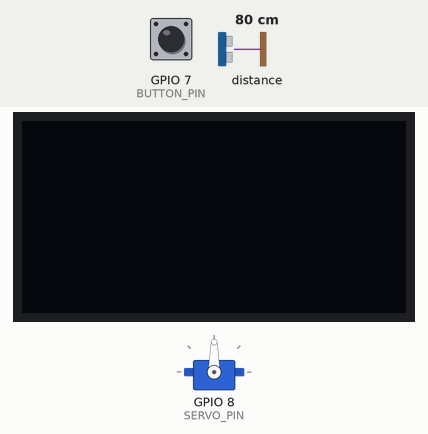
Simulated run of this sketch. Board: ESP32-S3. Parts: servo, 128×64 one-colour display. The test bench sets the inputs (shaded band); at power-on: GPIO 7 (BUTTON_PIN) HIGH, distance to the obstacle 80 cm. The echo pulse lasts 58.3 µs per cm; nothing arrives over Bluetooth unless stated; what the sketch prints to the serial monitor is not drawn.

Above: at 1.2 s.
1.3 s: GPIO 7 (BUTTON_PIN) pulled LOW for 0.15 s
At 2.6 s:
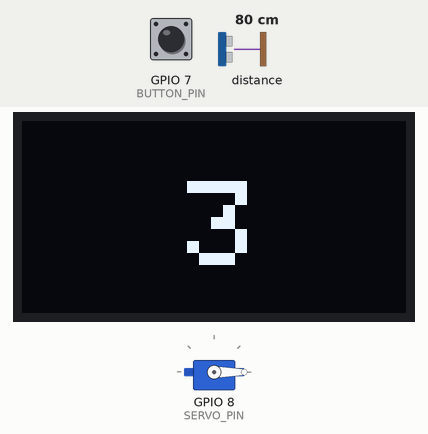
At 15.5 s:
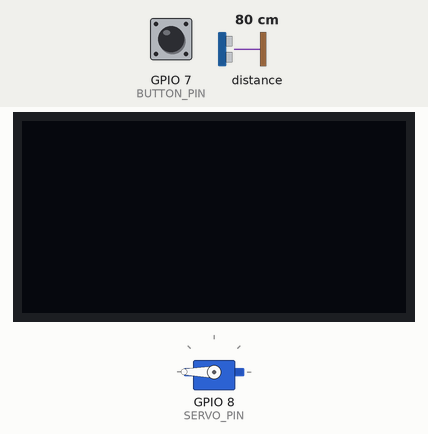
Timing chart, 0 to 17.0 s (numbered marks = the images above; inputs shaded):
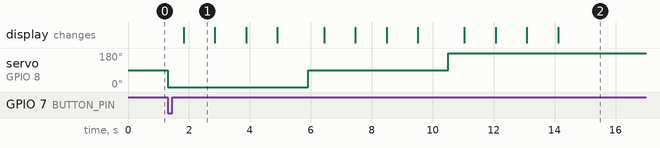

The sketch:

room_mapper.ino
```cpp
#include "BluetoothSerial.h"
#include <Servo.h>
#include <SPI.h>
#include <Adafruit_GFX.h>
#include <Adafruit_SSD1306.h>
#define TRIG_PIN 2
#define ECHO_PIN 0
Servo scanner;
#define SERVO_PIN 8
#define SCREEN_WIDTH 128
#define SCREEN_HEIGHT 64
BluetoothSerial SerialBT;
#define OLED_RST 6
#define OLED_DC 5
#define OLED_CS 4
#define BUTTON_PIN 7
float f0;
float f90;
float f180;


Adafruit_SSD1306 display(
    SCREEN_WIDTH,
    SCREEN_HEIGHT,
    &SPI,
    OLED_DC,
    OLED_RST,
    OLED_CS
);
void setup() {
  SerialBT.begin("RoomMapper");
  Serial.begin(115200);
  pinMode(BUTTON_PIN, INPUT_PULLUP);
  pinMode(TRIG_PIN, OUTPUT);
  pinMode(ECHO_PIN, INPUT);
  scanner.attach(SERVO_PIN);
  display.begin(SSD1306_SWITCHCAPVCC);
  display.clearDisplay();
  display.display();
}
void countdown(){


  for(int i = 3; i >= 1; i--) {

    display.clearDisplay();

    display.setTextSize(4);
    display.setCursor(55,20);

    display.println(i);

    display.display();

    delay(1000);
  }

  display.clearDisplay();
  display.display();
}
void loop(){
  if (digitalRead(BUTTON_PIN) == LOW) {
    scanmotor();
    Serial.print("0 degrees: ");
    Serial.println(f0);

    Serial.print("90 degrees: ");
    Serial.println(f90);

    Serial.print("180 degrees: ");
    Serial.println(f180);
    SerialBT.print("0,");
    SerialBT.println(f0);

    SerialBT.print("90,");
    SerialBT.println(f90);

    SerialBT.print("180,");
    SerialBT.println(f180);
  while(digitalRead(BUTTON_PIN) == LOW);
    delay(200);
}
}

float getDistance() {
  digitalWrite(TRIG_PIN, LOW);
  delayMicroseconds(2);
  digitalWrite(TRIG_PIN, HIGH);
  delayMicroseconds(10);
  digitalWrite(TRIG_PIN, LOW);
  long duration = pulseIn(ECHO_PIN, HIGH, 30000);
  float distance = duration * 0.0343 / 2;
  return distance; // cm
}

void scanmotor(){
  scanner.write(0);
  delay(500);
  countdown();
  f0 = getDistance();

  delay(1000);
  scanner.write(90);
  delay(500);
  countdown();
  f90 = getDistance();
  delay(1000);
  scanner.write(180);
  delay(500);
  countdown();
  f180 = getDistance();
  delay(1000);

}
```

Measured:
- after the input at 1.3 s, servo on GPIO 8 (SERVO_PIN): 90° → 0° at once, → 90° 4.6 s later, → 180° 4.6 s later; the display: changes after 0.53 s (image 1)
- what the display in image 1 shows lasts 1.1 s, from 1.8 s to 2.9 s
